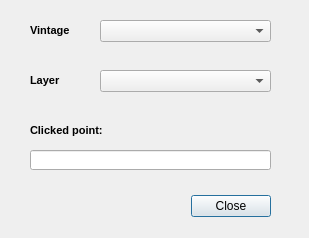
<?xml version="1.0" encoding="UTF-8"?>
<ui version="4.0">
 <class>Dialog</class>
 <widget class="QDialog" name="Dialog">
  <property name="geometry">
   <rect>
    <x>0</x>
    <y>0</y>
    <width>309</width>
    <height>238</height>
   </rect>
  </property>
  <property name="sizePolicy">
   <sizepolicy hsizetype="Preferred" vsizetype="Preferred">
    <horstretch>0</horstretch>
    <verstretch>0</verstretch>
   </sizepolicy>
  </property>
  <property name="mouseTracking">
   <bool>false</bool>
  </property>
  <property name="windowTitle">
   <string>Identify Fabric Data</string>
  </property>
  <widget class="QDialogButtonBox" name="buttonBox">
   <property name="geometry">
    <rect>
     <x>30</x>
     <y>190</y>
     <width>241</width>
     <height>32</height>
    </rect>
   </property>
   <property name="orientation">
    <enum>Qt::Horizontal</enum>
   </property>
   <property name="standardButtons">
    <set>QDialogButtonBox::Close</set>
   </property>
   <property name="centerButtons">
    <bool>false</bool>
   </property>
  </widget>
  <widget class="QComboBox" name="comboBox_vintage">
   <property name="geometry">
    <rect>
     <x>100</x>
     <y>20</y>
     <width>171</width>
     <height>22</height>
    </rect>
   </property>
  </widget>
  <widget class="QComboBox" name="comboBox_layer">
   <property name="geometry">
    <rect>
     <x>100</x>
     <y>70</y>
     <width>171</width>
     <height>22</height>
    </rect>
   </property>
  </widget>
  <widget class="QLabel" name="label_vintage">
   <property name="geometry">
    <rect>
     <x>30</x>
     <y>20</y>
     <width>51</width>
     <height>21</height>
    </rect>
   </property>
   <property name="font">
    <font>
     <family>Arial</family>
     <pointsize>8</pointsize>
     <weight>75</weight>
     <bold>true</bold>
    </font>
   </property>
   <property name="text">
    <string>Vintage</string>
   </property>
  </widget>
  <widget class="QLabel" name="label_layer">
   <property name="geometry">
    <rect>
     <x>30</x>
     <y>70</y>
     <width>51</width>
     <height>21</height>
    </rect>
   </property>
   <property name="font">
    <font>
     <family>Arial</family>
     <pointsize>8</pointsize>
     <weight>75</weight>
     <bold>true</bold>
    </font>
   </property>
   <property name="text">
    <string>Layer</string>
   </property>
  </widget>
  <widget class="QLineEdit" name="lineEdit">
   <property name="geometry">
    <rect>
     <x>30</x>
     <y>150</y>
     <width>241</width>
     <height>20</height>
    </rect>
   </property>
  </widget>
  <widget class="QLabel" name="label_layer_2">
   <property name="geometry">
    <rect>
     <x>30</x>
     <y>120</y>
     <width>101</width>
     <height>21</height>
    </rect>
   </property>
   <property name="font">
    <font>
     <family>Arial</family>
     <pointsize>8</pointsize>
     <weight>75</weight>
     <bold>true</bold>
    </font>
   </property>
   <property name="text">
    <string>Clicked point:</string>
   </property>
  </widget>
 </widget>
 <resources/>
 <connections>
  <connection>
   <sender>buttonBox</sender>
   <signal>accepted()</signal>
   <receiver>Dialog</receiver>
   <slot>accept()</slot>
   <hints>
    <hint type="sourcelabel">
     <x>248</x>
     <y>301</y>
    </hint>
    <hint type="destinationlabel">
     <x>157</x>
     <y>274</y>
    </hint>
   </hints>
  </connection>
  <connection>
   <sender>buttonBox</sender>
   <signal>rejected()</signal>
   <receiver>Dialog</receiver>
   <slot>reject()</slot>
   <hints>
    <hint type="sourcelabel">
     <x>316</x>
     <y>301</y>
    </hint>
    <hint type="destinationlabel">
     <x>286</x>
     <y>274</y>
    </hint>
   </hints>
  </connection>
 </connections>
</ui>
